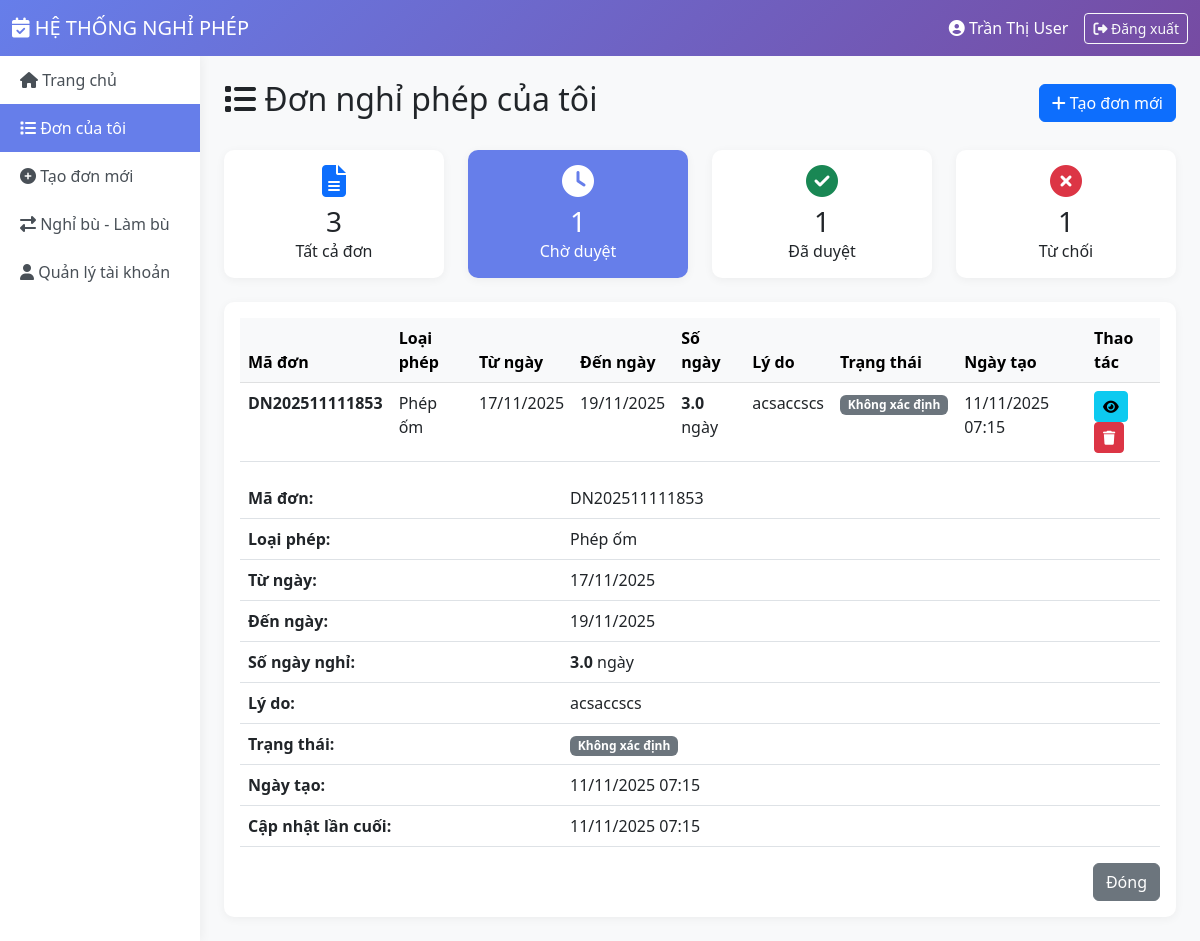
The page /views/user/my_leaves.php?filter=waiting (signed in) on the database as committed earlier.
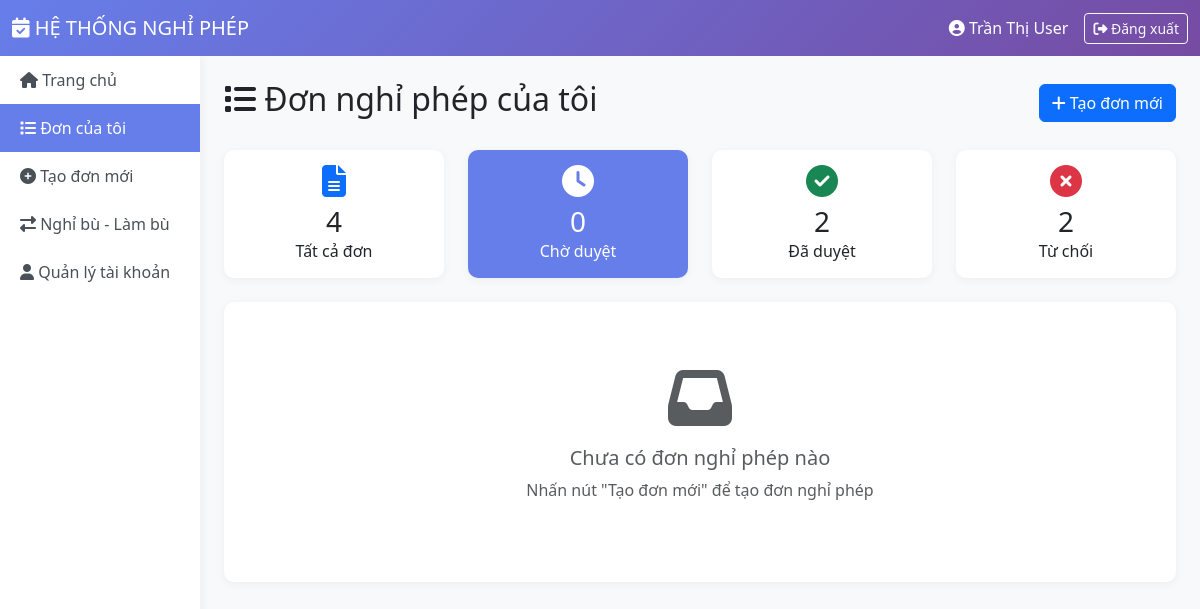
The same page on the database as committed later.
### tables this page shows
CREATE TABLE `donnghiphep` (
  `MaDon` varchar(20) NOT NULL,
  `MaNguoiDung` varchar(50) NOT NULL,
  `NguoiTao` varchar(50) DEFAULT NULL,
  `LoaiPhep` varchar(50) NOT NULL,
  `LoaiDon` enum('Phep_thuong','Nghi_bu') DEFAULT 'Phep_thuong',
  `MaNghiBu` int(11) DEFAULT NULL,
  `NgayBatDauNghi` date NOT NULL,
  `NghiNuaNgayBatDau` enum('Khong','Sang','Chieu') DEFAULT 'Khong',
  `NgayKetThucNghi` date NOT NULL,
  `NghiNuaNgayKetThuc` enum('Khong','Sang','Chieu') DEFAULT 'Khong',
  `SoNgayNghi` decimal(5,1) NOT NULL,
  `LyDo` varchar(100) NOT NULL,
  `TrangThai` enum('WAITING','ACCEPT','DENY') DEFAULT 'WAITING',
  `GhiChuAdmin` varchar(100) DEFAULT NULL,
  `NgayTao` timestamp NOT NULL DEFAULT current_timestamp(),
  `NgayCapNhat` timestamp NOT NULL DEFAULT current_timestamp() ON UPDATE current_timestamp()
);

### views/user/my_leaves.php (the view, shortened to what the changed rows need)
<?php
require_once __DIR__ . '/../../includes/functions.php';
$pdo = getDBConnection();
$currentUser = getCurrentUser();
$page = isset($_GET['page']) ? (int)$_GET['page'] : 1;
$itemsPerPage = 10;
$filter = isset($_GET['filter']) ? $_GET['filter'] : 'all';
$whereClause = "WHERE MaNguoiDung = ?";
$params = [$currentUser['id']];
if ($filter !== 'all') {
    $whereClause .= " AND TrangThai = ?";
    $params[] = strtoupper($filter);
}
$stmt = $pdo->prepare("SELECT COUNT(*) FROM DonNghiPhep $whereClause");
$stmt->execute($params);
$totalItems = $stmt->fetchColumn();
$pagination = paginate($totalItems, $itemsPerPage, $page);
$stmt = $pdo->prepare("
    SELECT * FROM DonNghiPhep
    $whereClause
    ORDER BY NgayTao DESC
    LIMIT {$pagination['items_per_page']} OFFSET {$pagination['offset']}
");
$stmt->execute($params);
$leaves = $stmt->fetchAll();
$stmt = $pdo->prepare("SELECT COUNT(*) FROM DonNghiPhep WHERE MaNguoiDung = ?");
$stmt->execute([$currentUser['id']]);
$totalStat = $stmt->fetchColumn();
$stmt = $pdo->prepare("SELECT COUNT(*) FROM DonNghiPhep WHERE MaNguoiDung = ? AND TrangThai = 'WAITING'");
$stmt->execute([$currentUser['id']]);
$waitingStat = $stmt->fetchColumn();
$stmt = $pdo->prepare("SELECT COUNT(*) FROM DonNghiPhep WHERE MaNguoiDung = ? AND TrangThai = 'ACCEPT'");
$stmt->execute([$currentUser['id']]);
$acceptedStat = $stmt->fetchColumn();
$stmt = $pdo->prepare("SELECT COUNT(*) FROM DonNghiPhep WHERE MaNguoiDung = ? AND TrangThai = 'DENY'");
$stmt->execute([$currentUser['id']]);
$deniedStat = $stmt->fetchColumn();
$stats = [
    'total' => $totalStat,
    'waiting' => $waitingStat,
    'accepted' => $acceptedStat,
    'denied' => $deniedStat
];
?>
<!DOCTYPE html>
<html lang="vi">
<head>
    <link href="https://cdn.jsdelivr.net/npm/bootstrap@5.3.0/dist/css/bootstrap.min.css" rel="stylesheet">
    <link rel="stylesheet" href="https://cdnjs.cloudflare.com/ajax/libs/font-awesome/6.4.0/css/all.min.css">
</head>
<body>
    <div class="container-fluid">
        <div class="row">
            <div class="col-md-10 p-4">
                <div class="d-flex justify-content-between align-items-center mb-4">
                    <h2><i class="fas fa-list"></i> Đơn nghỉ phép của tôi</h2>
                </div>
                <div class="row mb-4">
                    <div class="col-md-3">
                        <a href="?filter=all" class="text-decoration-none">
                            <div class="card stat-card <?= $filter === 'all' ? 'filter-active' : '' ?>">
                                <div class="text-center">
                                    <i class="fas fa-file-alt fa-2x mb-2 <?= $filter === 'all' ? 'text-white' : 'text-primary' ?>"></i>
                                    <h3 class="mb-0"><?= $stats['total'] ?></h3>
                                    <p class="mb-0">Tất cả đơn</p>
                                </div>
                            </div>
                        </a>
                    </div>
                    <div class="col-md-3">
                        <a href="?filter=waiting" class="text-decoration-none">
                            <div class="card stat-card <?= $filter === 'waiting' ? 'filter-active' : '' ?>">
                                <div class="text-center">
                                    <i class="fas fa-clock fa-2x mb-2 <?= $filter === 'waiting' ? 'text-white' : 'text-warning' ?>"></i>
                                    <h3 class="mb-0"><?= $stats['waiting'] ?></h3>
                                    <p class="mb-0">Chờ duyệt</p>
                                </div>
                            </div>
                        </a>
                    </div>
                    <div class="col-md-3">
                        <a href="?filter=accept" class="text-decoration-none">
                            <div class="card stat-card <?= $filter === 'accept' ? 'filter-active' : '' ?>">
                                <div class="text-center">
                                    <i class="fas fa-check-circle fa-2x mb-2 <?= $filter === 'accept' ? 'text-white' : 'text-success' ?>"></i>
                                    <h3 class="mb-0"><?= $stats['accepted'] ?></h3>
                                    <p class="mb-0">Đã duyệt</p>
                                </div>
                            </div>
                        </a>
                    </div>
                    <div class="col-md-3">
                        <a href="?filter=deny" class="text-decoration-none">
                            <div class="card stat-card <?= $filter === 'deny' ? 'filter-active' : '' ?>">
                                <div class="text-center">
                                    <i class="fas fa-times-circle fa-2x mb-2 <?= $filter === 'deny' ? 'text-white' : 'text-danger' ?>"></i>
                                    <h3 class="mb-0"><?= $stats['denied'] ?></h3>
                                    <p class="mb-0">Từ chối</p>
                                </div>
                            </div>
                        </a>
                    </div>
                </div>
                <div class="card">
                    <div class="card-body">
                        <?php if (empty($leaves)): ?>
                            <div class="text-center py-5 text-muted">
                                <i class="fas fa-inbox fa-4x mb-3"></i>
                                <h5>Chưa có đơn nghỉ phép nào</h5>
                                <p>Nhấn nút "Tạo đơn mới" để tạo đơn nghỉ phép</p>
                            </div>
                        <?php else: ?>
                            <div class="table-responsive">
                                <table class="table table-hover">
                                    <thead class="table-light">
                                        <tr>
                                            <th>Mã đơn</th>
                                            <th>Loại phép</th>
                                            <th>Từ ngày</th>
                                            <th>Đến ngày</th>
                                            <th>Số ngày</th>
                                            <th>Lý do</th>
                                            <th>Trạng thái</th>
                                            <th>Ngày tạo</th>
                                            <th>Thao tác</th>
                                        </tr>
                                    </thead>
                                    <tbody>
                                        <?php foreach ($leaves as $leave): ?>
                                        <tr>
                                            <td>
                                                <strong><?= htmlspecialchars($leave['MaDon']) ?></strong>
                                            </td>
                                            <td><?= htmlspecialchars($leave['LoaiPhep']) ?></td>
                                            <td><?= formatDate($leave['NgayBatDauNghi']) ?></td>
                                            <td><?= formatDate($leave['NgayKetThucNghi']) ?></td>
                                            <td><strong><?= $leave['SoNgayNghi'] ?></strong> ngày</td>
                                            <td>
                                                <span class="text-truncate d-inline-block" style="max-width: 150px;"
                                                      title="<?= htmlspecialchars($leave['LyDo']) ?>">
                                                    <?= htmlspecialchars($leave['LyDo']) ?>
                                                </span>
                                            </td>
                                            <td><?= getStatusBadge($leave['TrangThai']) ?></td>
                                            <td><?= formatDateTime($leave['NgayTao']) ?></td>
                                            <td>
                                                <button type="button" class="btn btn-sm btn-info"
                                                        data-bs-toggle="modal"
                                                        data-bs-target="#viewModal<?= $leave['MaDon'] ?>">
                                                    <i class="fas fa-eye"></i>
                                                </button>
                                                <?php if ($leave['TrangThai'] === 'WAITING'): ?>
                                                    <a href="?action=delete&id=<?= $leave['MaDon'] ?>"
                                                       class="btn btn-sm btn-danger"
                                                       onclick="return confirm('Bạn có chắc muốn xóa đơn này?')">
                                                        <i class="fas fa-trash"></i>
                                                    </a>
                                                <?php endif; ?>
                                            </td>
                                        </tr>
                                        <div class="modal fade" id="viewModal<?= $leave['MaDon'] ?>" tabindex="-1">
                                            <div class="modal-dialog">
                                                <div class="modal-content">
                                                    <div class="modal-body">
                                                        <table class="table">
                                                            <tr>
                                                                <th width="35%">Mã đơn:</th>
                                                                <td><?= htmlspecialchars($leave['MaDon']) ?></td>
                                                            </tr>
                                                            <tr>
                                                                <th>Loại phép:</th>
                                                                <td><?= htmlspecialchars($leave['LoaiPhep']) ?></td>
                                                            </tr>
                                                            <tr>
                                                                <th>Từ ngày:</th>
                                                                <td><?= formatDate($leave['NgayBatDauNghi']) ?></td>
                                                            </tr>
                                                            <tr>
                                                                <th>Đến ngày:</th>
                                                                <td><?= formatDate($leave['NgayKetThucNghi']) ?></td>
                                                            </tr>
                                                            <tr>
                                                                <th>Số ngày nghỉ:</th>
                                                                <td><strong><?= $leave['SoNgayNghi'] ?></strong> ngày</td>
                                                            </tr>
                                                            <tr>
                                                                <th>Lý do:</th>
                                                                <td><?= nl2br(htmlspecialchars($leave['LyDo'])) ?></td>
                                                            </tr>
                                                            <tr>
                                                                <th>Trạng thái:</th>
                                                                <td><?= getStatusBadge($leave['TrangThai']) ?></td>
                                                            </tr>
                                                            <tr>
                                                                <th>Ngày tạo:</th>
                                                                <td><?= formatDateTime($leave['NgayTao']) ?></td>
                                                            </tr>
                                                            <tr>
                                                                <th>Cập nhật lần cuối:</th>
                                                                <td><?= formatDateTime($leave['NgayCapNhat']) ?></td>
                                                            </tr>
                                                        </table>
                                                    </div>
                                                    <div class="modal-footer">
                                                        <button type="button" class="btn btn-secondary" data-bs-dismiss="modal">
                                                            Đóng
                                                        </button>
                                                    </div>
                                                </div>
                                            </div>
                                        </div>
                                        <?php endforeach; ?>
                                    </tbody>
                                </table>
                            </div>
                        <?php endif; ?>
                    </div>
                </div>
            </div>
        </div>
    </div>
</body>
</html>

### includes/functions.php (shortened to what the changed rows need)
<?php
function formatDate($date, $format = 'd/m/Y') {
    $timestamp = strtotime($date);
    return date($format, $timestamp);
}
function formatDateTime($datetime, $format = 'd/m/Y H:i') {
    $timestamp = strtotime($datetime);
    return date($format, $timestamp);
}
function getStatusBadge($status) {
    $badges = [
        'WAITING' => '<span class="badge bg-warning">Chờ duyệt</span>',
        'ACCEPT' => '<span class="badge bg-success">Đã duyệt</span>',
        'DENY' => '<span class="badge bg-danger">Từ chối</span>'
    ];
    return $badges[$status] ?? '<span class="badge bg-secondary">Không xác định</span>';
}
function paginate($totalItems, $itemsPerPage = 10, $currentPage = 1) {
    $totalPages = ceil($totalItems / $itemsPerPage);
    $currentPage = max(1, min($currentPage, $totalPages));
    $offset = ($currentPage - 1) * $itemsPerPage;
    return [
        'total_items' => $totalItems,
        'items_per_page' => $itemsPerPage,
        'total_pages' => $totalPages,
        'current_page' => $currentPage,
        'offset' => $offset,
        'has_previous' => $currentPage > 1,
        'has_next' => $currentPage < $totalPages
    ];
}
?>

Rows that differ between the two databases and show on the page:
no longer on this page (row edited): donnghiphep: MaDon "DN202511111853", LoaiPhep "Phép ốm", NgayBatDauNghi "17/11/2025", NgayKetThucNghi "19/11/2025", SoNgayNghi "3.0", LyDo "acsaccscs", TrangThai "Không xác định Không xác định", NgayTao "11/11/2025 07:15", NgayCapNhat "11/11/2025 07:15"
Other text that changed with them:
$stats['total']: "3" → "4"
$stats['waiting']: "1" → "0"
$stats['accepted']: "1" → "2"
$stats['denied']: "1" → "2"
text no longer shown: "Mã đơn Loại phép Từ ngày Đến ngày Số ngày Lý do Trạng thái Ngày tạo Thao tác"
text now shown: "Chưa có đơn nghỉ phép nào Nhấn nút \"Tạo đơn mới\" để tạo đơn nghỉ phép"
